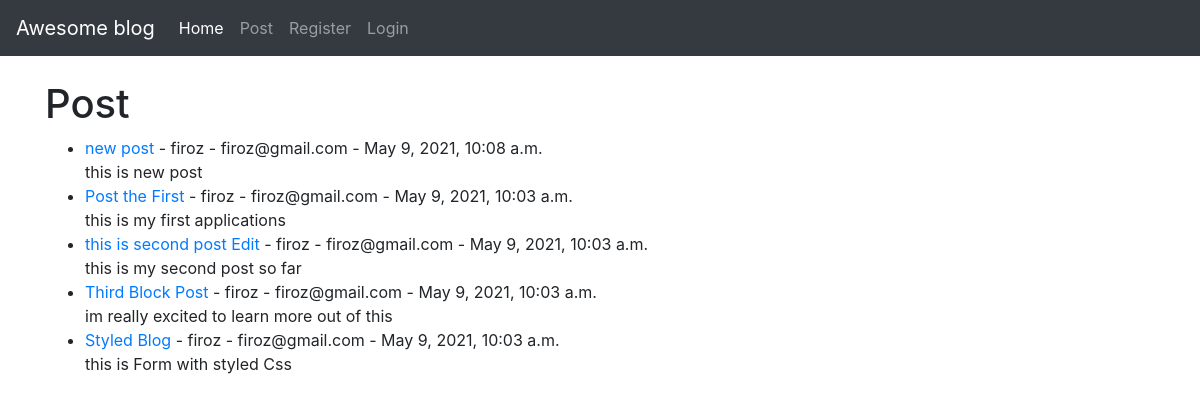
The page / on the database its author committed.
### theblog/models.py (models this page shows, shortened)
class Post(models.Model):
    title = models.CharField(max_length=255)
    title_tag = models.CharField(max_length=255,default="")
    author = models.ForeignKey(User,on_delete=models.CASCADE)
    body = models.TextField()
    post_date = models.DateTimeField(auto_now_add=True)

### theblog/views.py (the view)
# urls.py: path('',HomeView.as_view(),name="home"),
class HomeView(ListView):
    model =  Post
    template_name = 'home.htm'
    ordering = ['-post_date']

### theblog/templates/home.htm (shortened to what this page needs)
{% extends 'base.htm' %}
{% load static %}
{% block content %}
    <h1>Post</h1>
    <ul>
    {% for post in object_list %}
            <li> <a href="{% url 'article-detail' post.pk %}">{{post.title}} </a>-
            {{post.author}} - {{post.author.last_name}} {{post.author.email}} -
            {{post.post_date}}
            <br>
            {{post.body}}</li>
    {% endfor %}
     </ul>
{% endblock content %}

### theblog/templates/base.htm (shortened to what this page needs)
<!doctype html>
<html lang="en">
  <head>
    <link rel="stylesheet" href="https://maxcdn.bootstrapcdn.com/bootstrap/4.0.0/css/bootstrap.min.css">
  </head>
  <body>
    <nav class="navbar navbar-expand-lg navbar-dark bg-dark ">
        <a class="navbar-brand" href="#">Awesome blog</a>
        <div class="collapse navbar-collapse" id="navbarSupportedContent">
          <ul class="navbar-nav mr-auto">
            <li class="nav-item active">
              <a class="nav-link" href="{% url 'home' %}">Home <span class="sr-only">(current)</span></a>
            </li>
            <li class="nav-item">
              <a class="nav-link" href="{% url 'add_post' %}">Post</a>
            </li>
            {% if request.user.is_authenticated %}
              <li class="nav-item">
                <a class="nav-link" href="{% url 'logout' %}">Logout</a>
              </li>
            {% else %}
            <li class="nav-item">
              <a class="nav-link" href="{% url 'register' %}">Register</a>
            </li>
              <li class="nav-item">
                <a class="nav-link" href="{% url 'login' %}">Login</a>
              </li>
            {% endif %}
          </ul>
        </div>
      </nav>
    <br>
    <div class="container">
    {% block content %}
    {% endblock content %}
    </div>
  </body>
</html>

### rows shown on the page
Post: title "new post", author "firoz", author.email "firoz@gmail.com", post_date "May 9, 2021, 10:08 a.m.", body "this is new post"
Post: title "Post the First", author "firoz", author.email "firoz@gmail.com", post_date "May 9, 2021, 10:03 a.m.", body "this is my first applications"
Post: title "this is second post Edit", author "firoz", author.email "firoz@gmail.com", post_date "May 9, 2021, 10:03 a.m.", body "this is my second post so far"
Post: title "Third Block Post", author "firoz", author.email "firoz@gmail.com", post_date "May 9, 2021, 10:03 a.m.", body "im really excited to learn more out of this"
Post: title "Styled Blog", author "firoz", author.email "firoz@gmail.com", post_date "May 9, 2021, 10:03 a.m.", body "this is Form with styled Css"
